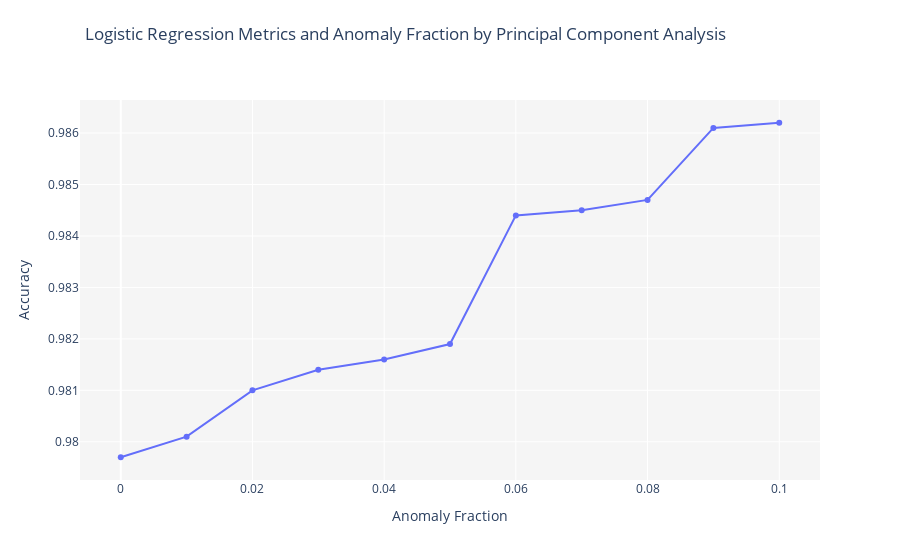

Notebook code for this chart:
### Code cell
pca_tune = setup(data_validation, normalize = True, session_id = 123)
tuned_pca = tune_model(model="pca", supervised_target = "TRANSACTIONCANCELLED")

### Figure 1 — Plotly figure (JSON) as saved in the notebook; plotly's stock layout.template omitted (floating-point values rounded to 4 significant figures)
{"data": [{"mode": "lines+markers", "name": "Accuracy", "type": "scatter", "x": [0, 0.01, 0.02, 0.03, 0.04, 0.05, 0.06, 0.07, 0.08, 0.09, 0.1], "y": [0.9797, 0.9801, 0.981, 0.9814, 0.9816, 0.9819, 0.9844, 0.9845, 0.9847, 0.9861, 0.9862]}], "layout": {"plot_bgcolor": "rgb(245,245,245)", "title": {"text": "Logistic Regression Metrics and Anomaly Fraction by Principal Component Analysis", "x": 0.45, "xanchor": "center", "y": 0.95, "yanchor": "top"}, "xaxis": {"title": {"text": "Anomaly Fraction"}}, "yaxis": {"title": {"text": "Accuracy"}}}}
